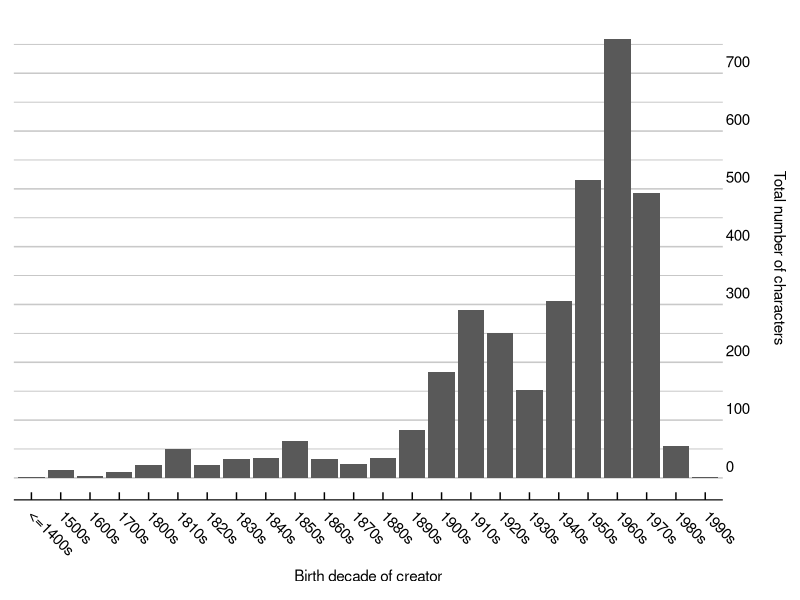
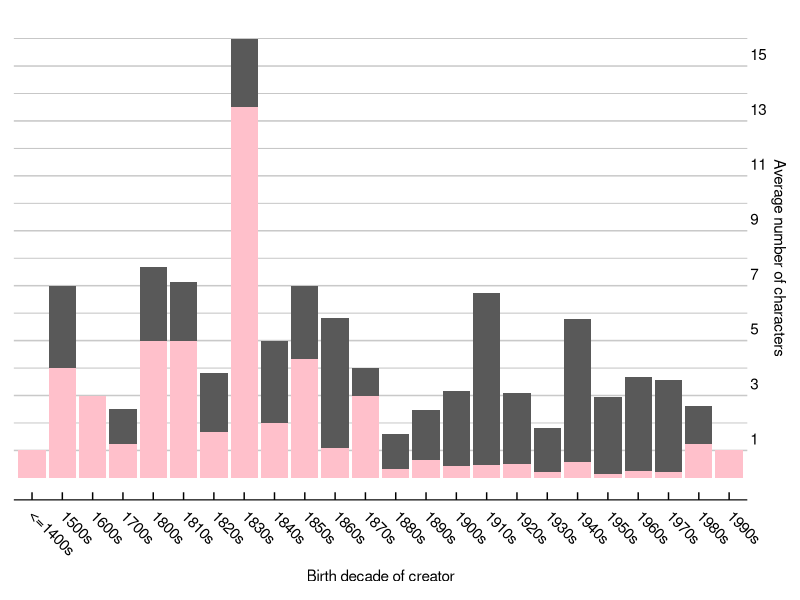
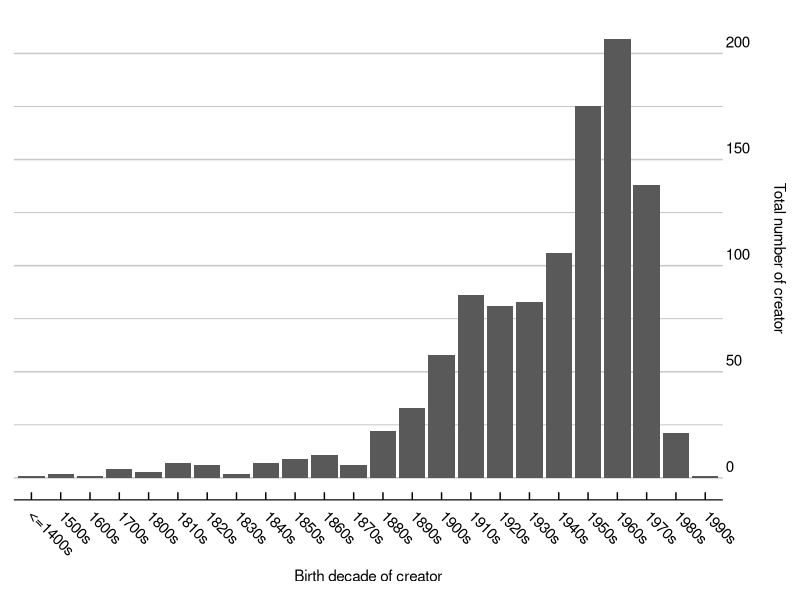
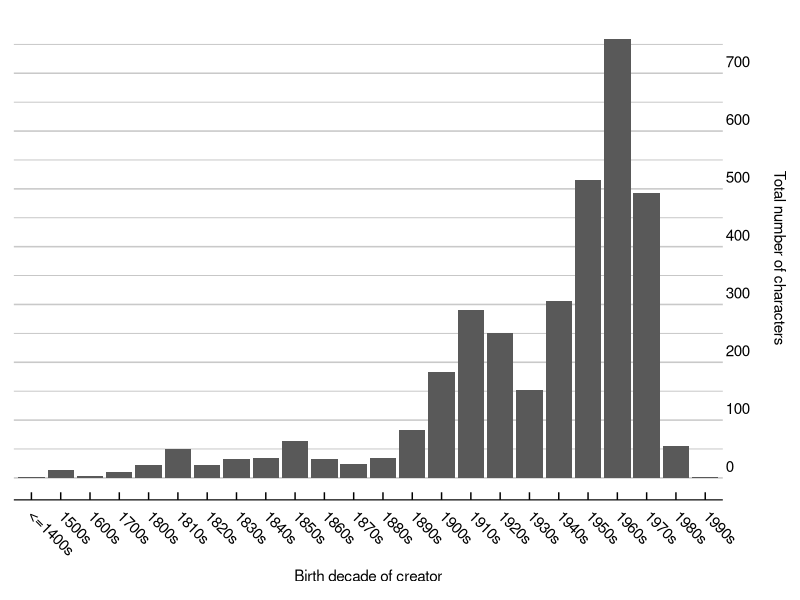
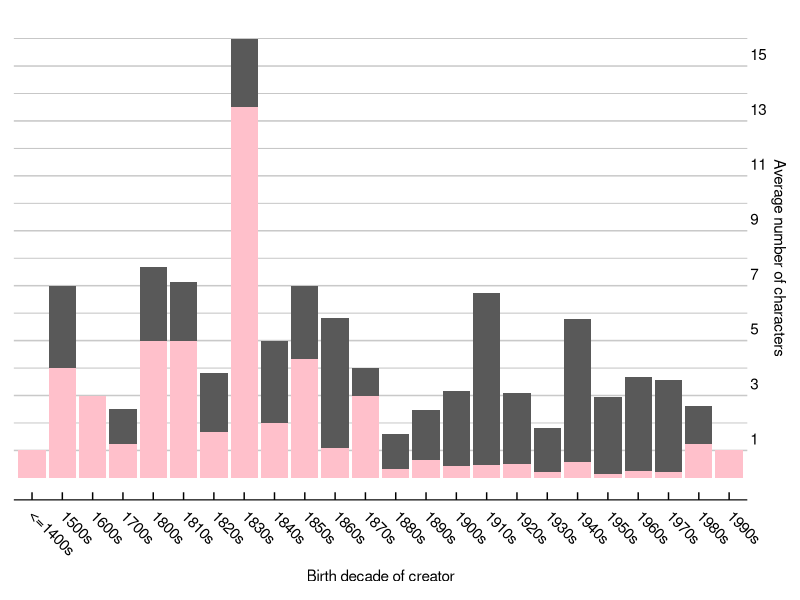
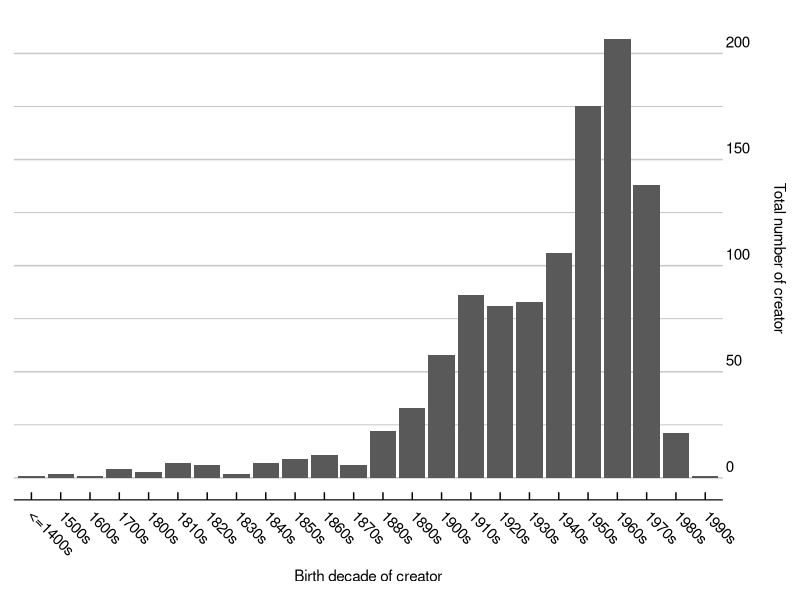

Write the R code that produced these figures, in order.
setwd("~/Desktop/data_analysis/Final project/Develish-Data-Demons")

library(tidyverse)
library(ggthemes)

creator_data <- read_csv("creator_data_cleaned.csv") 

genre_data <- count(creator_data, genre)

creators_with_descriptions <- creator_data %>%
  filter(!is.na(Description)) %>%
  write_csv("creators_with_descriptions.csv")

creators_with_genre <- creator_data %>%
  filter(!is.na(genre))

plot1a <- creator_data %>%
  select(birthYear, Number_of_characters) %>%
  mutate(birthDecade = ifelse((birthYear<1500), "<=1400s", 0)) %>%
  mutate(birthDecade = ifelse((birthYear>1499) & (birthYear<1600), "1500s", birthDecade)) %>%
  mutate(birthDecade = ifelse((birthYear>1599) & (birthYear<1700), "1600s", birthDecade)) %>%
  mutate(birthDecade = ifelse((birthYear>1699) & (birthYear<1800), "1700s", birthDecade)) %>%
  mutate(birthDecade = ifelse((birthYear>1799) & (birthYear<1810), "1800s", birthDecade)) %>%
  mutate(birthDecade = ifelse((birthYear>1809) & (birthYear<1820), "1810s", birthDecade)) %>%
  mutate(birthDecade = ifelse((birthYear>1819) & (birthYear<1830), "1820s", birthDecade)) %>%
  mutate(birthDecade = ifelse((birthYear>1829) & (birthYear<1840), "1830s", birthDecade)) %>%
  mutate(birthDecade = ifelse((birthYear>1839) & (birthYear<1850), "1840s", birthDecade)) %>%
  mutate(birthDecade = ifelse((birthYear>1849) & (birthYear<1860), "1850s", birthDecade)) %>%
  mutate(birthDecade = ifelse((birthYear>1859) & (birthYear<1870), "1860s", birthDecade)) %>%
  mutate(birthDecade = ifelse((birthYear>1869) & (birthYear<1880), "1870s", birthDecade)) %>%
  mutate(birthDecade = ifelse((birthYear>1879) & (birthYear<1890), "1880s", birthDecade)) %>%
  mutate(birthDecade = ifelse((birthYear>1889) & (birthYear<1900), "1890s", birthDecade)) %>%
  mutate(birthDecade = ifelse((birthYear>1899) & (birthYear<1910), "1900s", birthDecade)) %>%
  mutate(birthDecade = ifelse((birthYear>1909) & (birthYear<1920), "1910s", birthDecade)) %>%
  mutate(birthDecade = ifelse((birthYear>1919) & (birthYear<1930), "1920s", birthDecade)) %>%
  mutate(birthDecade = ifelse((birthYear>1929) & (birthYear<1940), "1930s", birthDecade)) %>%
  mutate(birthDecade = ifelse((birthYear>1939) & (birthYear<1950), "1940s", birthDecade)) %>%
  mutate(birthDecade = ifelse((birthYear>1949) & (birthYear<1960), "1950s", birthDecade)) %>%
  mutate(birthDecade = ifelse((birthYear>1959) & (birthYear<1970), "1960s", birthDecade)) %>%
  mutate(birthDecade = ifelse((birthYear>1969) & (birthYear<1980), "1970s", birthDecade)) %>%
  mutate(birthDecade = ifelse((birthYear>1979) & (birthYear<1990), "1980s", birthDecade)) %>%
  mutate(birthDecade = ifelse((birthYear>1989) & (birthYear<2000), "1990s", birthDecade))
  
plot_SUM <- plot1a %>%
  group_by(birthDecade) %>%
  summarise(TOTcharacters_by_birthDecade = sum(Number_of_characters))

plot_SUM <- plot_SUM[-c(25),]

ggplot(data=plot_SUM)+
  aes(x=birthDecade, y=TOTcharacters_by_birthDecade) +
  geom_col()+
  labs(x = "Birth decade of creator",
       y = "Total number of characters\n")+
  theme_economist_white(gray_bg = FALSE)+
  scale_color_economist()+
  scale_y_continuous(minor_breaks = seq(0 , 750, 50), breaks = seq(0, 700, 100), 
                     position = "right")+
  theme(axis.text.x = element_text(angle = -45, hjust = 0.1),
        axis.text.y = element_text(vjust = -0.5, hjust = -10),
        panel.grid.minor = element_line(colour="grey", size=0.3),
        panel.grid = element_line(colour="grey", size=0.3))

ggsave("total_characters.pdf")

plot_AVG <- plot1a %>%
  group_by(birthDecade) %>%
  mutate(AVGcharacters_by_birthDecade = mean(Number_of_characters)) %>%
  add_count(birthDecade) %>%
  mutate(prop_contribution=Number_of_characters/n) %>%
  mutate(max_prop=ifelse(max(prop_contribution)==prop_contribution, prop_contribution, NA)) %>%
  filter(!is.na(max_prop)) %>%
  filter(!is.na(birthDecade))

ggplot(data=plot_AVG)+
  aes(x=birthDecade)+
  geom_col(aes(y=AVGcharacters_by_birthDecade))+
  labs(x = "Birth decade of creator",
       y = "Average number of characters")+
  theme_economist_white(gray_bg = FALSE)+
  scale_color_economist()+
  scale_y_continuous(minor_breaks = seq(1 , 16, 1), breaks = seq(1, 16, 2),
                     position = "right")+
  theme(axis.text.x = element_text(angle = -45, hjust = 0.1),
        axis.text.y = element_text(vjust = -0.5, hjust = -0.5),
        panel.grid.minor = element_line(colour="grey", size=0.3),
        panel.grid = element_line(colour="grey", size=0.3))+
  geom_col(aes(y=max_prop), fill='pink')


ggsave("average_characters.pdf")


plot_AUTHORS <- plot1a %>%
  group_by(birthDecade)%>%
  arrange(birthDecade)%>%
  mutate(not_available = ifelse(birthYear == "NA", 1, 2))%>%
  subset(not_available==2)

ggplot(data=plot_AUTHORS)+
  aes(x=birthDecade) +
  geom_bar()+
  labs(x = "Birth decade of creator",
       y = "Total number of creator\n")+
  theme_economist_white(gray_bg = FALSE)+
  scale_color_economist()+
  scale_y_continuous( position = "right")+
  theme(axis.text.x = element_text(angle = -45, hjust = 0.1),
        axis.text.y = element_text(vjust = -0.5, hjust = -10),
        panel.grid.minor = element_line(colour="grey", size=0.3),
        panel.grid = element_line(colour="grey", size=0.3))

ggsave("total_authors.pdf")
